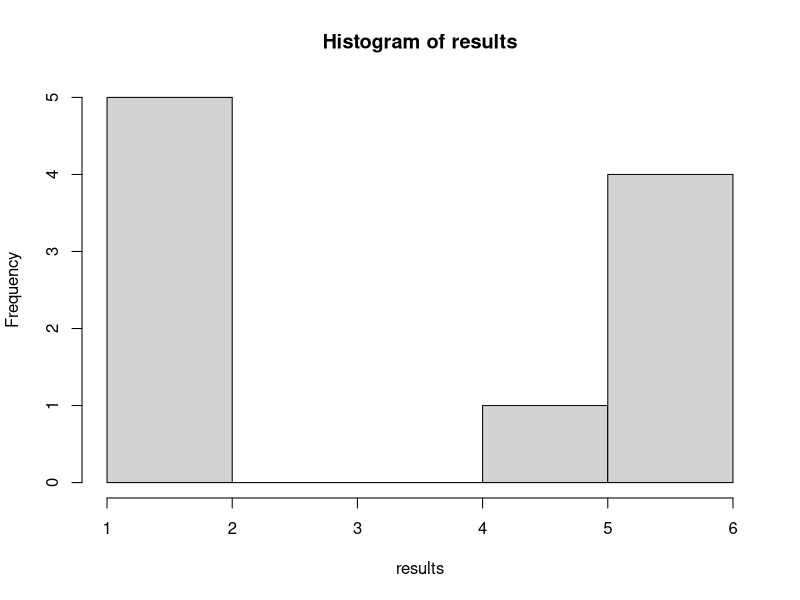

Source code (R):
## ---- chunk 1
knitr::opts_chunk$set(echo = TRUE)
## ---- chunk 2
die <- c(1,2,3,4,5,6)

results <- sample(die,10, replace = TRUE)
## ---- chunk 3
hist(results)
